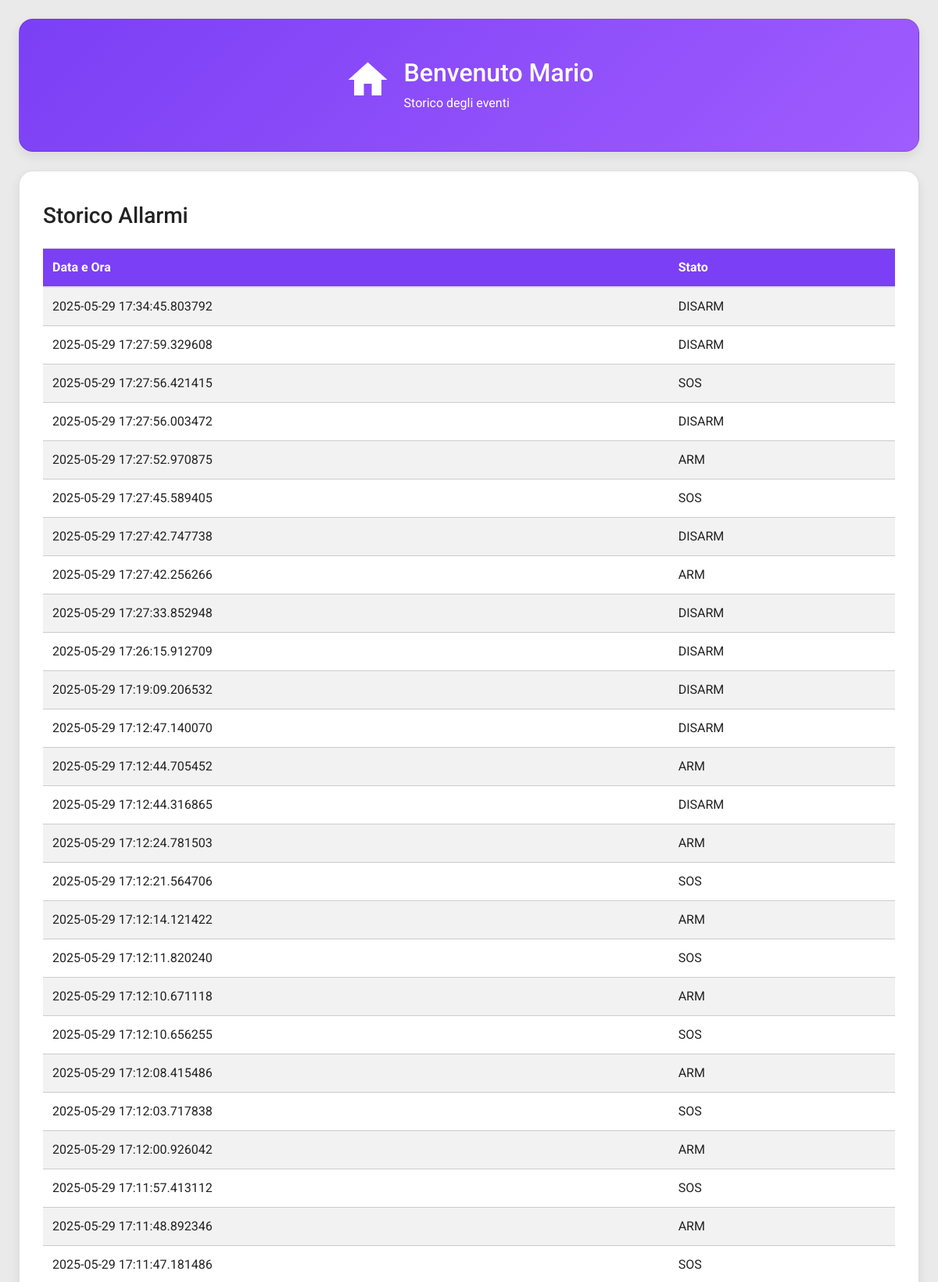
/storico (upper part), run on the app's committed database.
### app.py (models this page shows, shortened)
class StoricoAllarme(db.Model):
    __tablename__ = 'StoricoAllarme'
    id = db.Column(db.Integer, primary_key=True)
    data_ora = db.Column(db.DateTime, nullable=False, default=datetime.now)
    stato = db.Column(db.String(10), nullable=False)

### app.py (the view)
@app.route('/storico')
def storico():
    try:
        allarmi = get_allarmi()
        return render_template('Storico.html', allarmi=allarmi)
    except Exception as e:
        return f"Errore nel caricamento dello storico: {str(e)}", 500

### app.py (called while the page is built)
def get_allarmi():
    return StoricoAllarme.query.order_by(StoricoAllarme.data_ora.desc()).all()

### templates/Storico.html (shortened to what this page needs)
<!DOCTYPE html>
<html lang="en">
<head>
    <link rel="stylesheet" href="https://cdn.jsdelivr.net/npm/bootstrap@4.1.3/dist/css/bootstrap.min.css">
    <link rel="stylesheet" href="../static/style/styles.css">
</head>
<body>
    <main>
        <div class="dashboard">
            <div class="card Profile">
                <div style="display: flex; align-items: center;">
                    <a href="{{ url_for('index') }}">
                          <span class="material-icons icon">home</span>
                    </a>
                    <div style="margin-left: 16px;">
                        <div class="title"><h2>Benvenuto Mario</h2></div>
                        <div class="subtitle">Storico degli eventi</div>
                    </div>
                </div>
            </div>
        </div>
        <div class="card">
                <h3>Storico Allarmi</h3>
                <table class="table table-striped mt-3">
                    <thead>
                        <tr>
                            <th>Data e Ora</th>
                            <th>Stato</th>
                        </tr>
                    </thead>
                    <tbody>
                        {% for allarme in allarmi %}
                            <tr>
                                <td>{{ allarme.data_ora }}</td>
                                <td>{{ allarme.stato }}</td>
                            </tr>
                        {% endfor %}
                    </tbody>
                </table>
            </div>
    </main>
</body>
</html>

### static/style/styles.css (style rules this page uses)
:root { --purple-start: #7B3FF5; --purple-end: #9F5CFE; --card-bg: #ffffff; --text-primary: #222; --text-secondary: #666; --radius: 18px; --shadow: 0 6px 14px rgba(0,0,0,0.08); }
* { box-sizing: border-box; margin: 0; padding: 0; }
html, body { height: 100%; }
main { flex: 1; }
body { font-family: 'Roboto', sans-serif; background: rgba(207, 206, 206, 0.42); padding: 24px; color: var(--text-primary); display: flex; flex-direction: column; }
.dashboard { display: grid; gap: 20px; margin-bottom: 24px; grid-template-columns: repeat(auto-fit, minmax(300px, 1fr)); align-items: start; }
.card { background: var(--card-bg); border-radius: var(--radius); box-shadow: var(--shadow); padding: 40px 30px; display: flex; flex-direction: column; align-items: flex-start; justify-content: flex-start; transition: transform .15s ease, box-shadow .15s ease; position: relative; color: var(--text-primary); width: 100%; align-self: start; }
.Profile { background: linear-gradient(135deg, var(--purple-start), var(--purple-end)); color: white; grid-column: 1 / -1; flex-direction: row; align-items: center; justify-content: center; height: 170px; }
.Profile a { text-decoration: none; color: white; }
.icon { font-size: 46px; margin-bottom: 14px; }
.Profile .icon { font-size: 60px; }
.title { font-size: 1.4rem; font-weight: 600; margin-bottom: 6px; }
table { width: 100%; border-collapse: collapse; margin-top: 20px; grid-row: span 2; }
table th, table td { padding: 12px 16px; border-bottom: 1px solid #ccc; text-align: left; }
table th { background-color: var(--purple-start); color: white; }

### data on the page
StoricoAllarme: data_ora "2025-05-29 17:34:45.803792", stato "DISARM"
StoricoAllarme: data_ora "2025-05-29 17:27:59.329608", stato "DISARM"
StoricoAllarme: data_ora "2025-05-29 17:27:56.421415", stato "SOS"
StoricoAllarme: data_ora "2025-05-29 17:27:56.003472", stato "DISARM"
StoricoAllarme: data_ora "2025-05-29 17:27:52.970875", stato "ARM"
StoricoAllarme: data_ora "2025-05-29 17:27:45.589405", stato "SOS"
StoricoAllarme: data_ora "2025-05-29 17:27:42.747738", stato "DISARM"
StoricoAllarme: data_ora "2025-05-29 17:27:42.256266", stato "ARM"
StoricoAllarme: data_ora "2025-05-29 17:27:33.852948", stato "DISARM"
StoricoAllarme: data_ora "2025-05-29 17:26:15.912709", stato "DISARM"
StoricoAllarme: data_ora "2025-05-29 17:19:09.206532", stato "DISARM"
StoricoAllarme: data_ora "2025-05-29 17:12:47.140070", stato "DISARM"
StoricoAllarme: data_ora "2025-05-29 17:12:44.705452", stato "ARM"
StoricoAllarme: data_ora "2025-05-29 17:12:44.316865", stato "DISARM"
StoricoAllarme: data_ora "2025-05-29 17:12:24.781503", stato "ARM"
StoricoAllarme: data_ora "2025-05-29 17:12:21.564706", stato "SOS"
StoricoAllarme: data_ora "2025-05-29 17:12:14.121422", stato "ARM"
StoricoAllarme: data_ora "2025-05-29 17:12:11.820240", stato "SOS"
StoricoAllarme: data_ora "2025-05-29 17:12:10.671118", stato "ARM"
StoricoAllarme: data_ora "2025-05-29 17:12:10.656255", stato "SOS"
StoricoAllarme: data_ora "2025-05-29 17:12:08.415486", stato "ARM"
StoricoAllarme: data_ora "2025-05-29 17:12:03.717838", stato "SOS"
StoricoAllarme: data_ora "2025-05-29 17:12:00.926042", stato "ARM"
StoricoAllarme: data_ora "2025-05-29 17:11:57.413112", stato "SOS"
StoricoAllarme: data_ora "2025-05-29 17:11:48.892346", stato "ARM"
StoricoAllarme: data_ora "2025-05-29 17:11:47.181486", stato "SOS"
